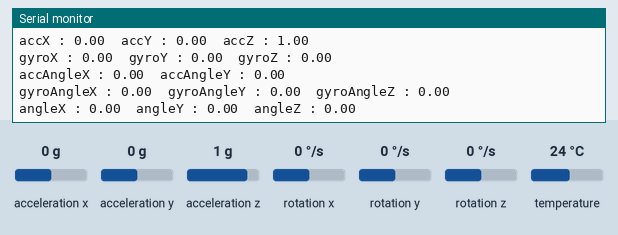
The sketch below on a simulated Arduino Uno, built with avr-gcc and run on an emulated ATmega328P. On the bench: the last lines printed to the serial monitor. Inputs (shaded band) come from the test bench; at power-on: acceleration x 0 g, acceleration y 0 g, acceleration z 1 g, rotation x 0 °/s, rotation y 0 °/s, rotation z 0 °/s, temperature 24 °C.

Above: at 4.2 s.
4.3 s: acceleration x set to -1.4 g
At 4.9 s:
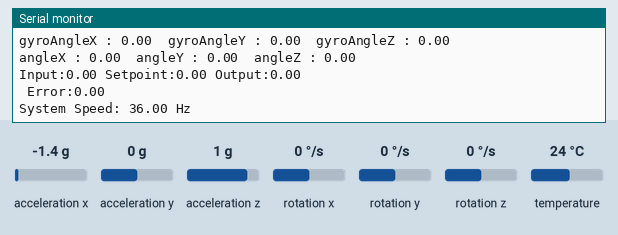
5.8 s: acceleration y set to -1.4 g
At 6.9 s:
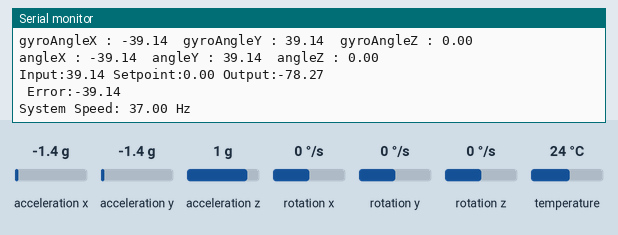
7.3 s: acceleration z set to -1.4 g
At 7.9 s:
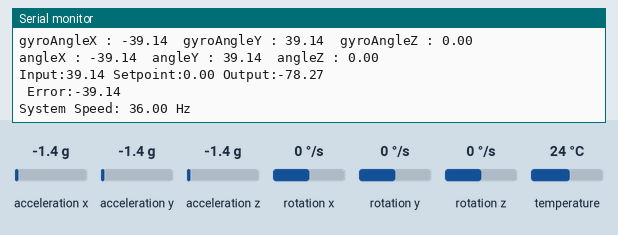
8.8 s: rotation x set to -192 °/s
At 9.9 s:
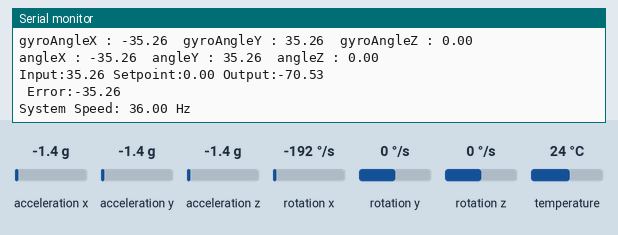
10.3 s: rotation y set to -192 °/s
Timing chart, 0 to 12.8 s (numbered marks = the images above; inputs shaded):
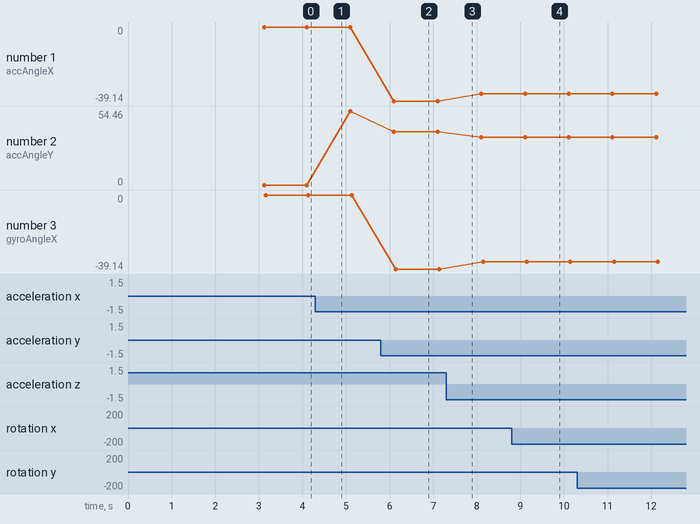

Measured:
- after the input at 5.8 s, the serial monitor: prints a new line after 0.22 s (image 2)
- after the input at 8.8 s, the serial monitor: prints a new line after 0.26 s (image 4)
- plotted number 1: 0 → -39.14 after the input at 5.8 s, -39.14 → -35.26 after the input at 7.3 s
- plotted number 2: 0 → 54.46 after the input at 4.3 s, 54.46 → 39.14 after the input at 5.8 s, 39.14 → 35.26 after the input at 7.3 s
- plotted number 3: 0 → -39.14 after the input at 5.8 s, -39.14 → -35.26 after the input at 7.3 s

The sketch:

ashraf-35.ino
```cpp
#include <PID_v1.h>
#include <Wire.h>
#include <EEPROM.h>
#include <MPU6050_tockn.h>

unsigned long previousMillis = 0;
unsigned long currentMillis = 0;
unsigned long previousSaveMillis = 0;

float temperature;
float savedTemp;
float Ax, Ay, Az;
float Gx, Gy, Gz;

double Input = 0;
double Setpoint = 0;
double Output = 0;
double Kp = 2.0, Ki = 0.0, Kd = 0.0;

PID myPID(&Input, &Output, &Setpoint, Kp, Ki, Kd, DIRECT);
MPU6050 mpu6050(Wire);

unsigned long timer = 0;
float systemSpeed = 0;
unsigned long pidCount = 0;

void setup() {
  Serial.begin(9600);
  Wire.begin();
  mpu6050.begin();
  mpu6050.calcGyroOffsets(true);

  myPID.SetMode(AUTOMATIC);
  myPID.SetOutputLimits(-100, 100);
  myPID.SetSampleTime(20);

  EEPROM.get(0, savedTemp);
  Serial.print("temperature is now saved : ");
  Serial.println(savedTemp);
}

void loop() {

  mpu6050.update();

  Ax = mpu6050.getAccX();
  Ay = mpu6050.getAccY();
  Az = mpu6050.getAccZ();

  Gx = mpu6050.getGyroX();
  Gy = mpu6050.getGyroY();
  Gz = mpu6050.getGyroZ();

  Input = atan2(-Ax, sqrt(Ay * Ay + Az * Az)) * 180.0 / PI; // Calculate pitch angle from accelerometer done py ai

  if (myPID.Compute()) {
    pidCount++;
  }

  currentMillis = millis();

  if (currentMillis - timer >= 1000) {

    Serial.print("temp : ");
    Serial.println(mpu6050.getTemp());

    Serial.print("accX : ");
    Serial.print(mpu6050.getAccX());
    Serial.print("\taccY : ");
    Serial.print(mpu6050.getAccY());
    Serial.print("\taccZ : ");
    Serial.println(mpu6050.getAccZ());

    Serial.print("gyroX : ");
    Serial.print(mpu6050.getGyroX());
    Serial.print("\tgyroY : ");
    Serial.print(mpu6050.getGyroY());
    Serial.print("\tgyroZ : ");
    Serial.println(mpu6050.getGyroZ());

    Serial.print("accAngleX : ");
    Serial.print(mpu6050.getAccAngleX());
    Serial.print("\taccAngleY : ");
    Serial.println(mpu6050.getAccAngleY());

    Serial.print("gyroAngleX : ");
    Serial.print(mpu6050.getGyroAngleX());
    Serial.print("\tgyroAngleY : ");
    Serial.print(mpu6050.getGyroAngleY());
    Serial.print("\tgyroAngleZ : ");
    Serial.println(mpu6050.getGyroAngleZ());

    Serial.print("angleX : ");
    Serial.print(mpu6050.getAngleX());
    Serial.print("\tangleY : ");
    Serial.print(mpu6050.getAngleY());
    Serial.print("\tangleZ : ");
    Serial.println(mpu6050.getAngleZ());

    timer = currentMillis;

    Serial.print("Input:");
    Serial.print(Input);
    Serial.print(" Setpoint:");
    Serial.print(Setpoint);
    Serial.print(" Output:");
    Serial.println(Output);

    double error = Setpoint - Input; // done by ai
    Serial.print(" Error:");
    Serial.println(error);

    systemSpeed = pidCount;
    Serial.print("System Speed: ");
    Serial.print(systemSpeed);
    Serial.println(" Hz");

    pidCount = 0;
  }

  if (currentMillis - previousSaveMillis >= 60000) {
    previousSaveMillis = currentMillis;

    temperature = mpu6050.getTemp();

    EEPROM.put(0, temperature);

    Serial.print("Stored Temperature: ");
    Serial.println(temperature);

    delay(60000);
  }
}
```
